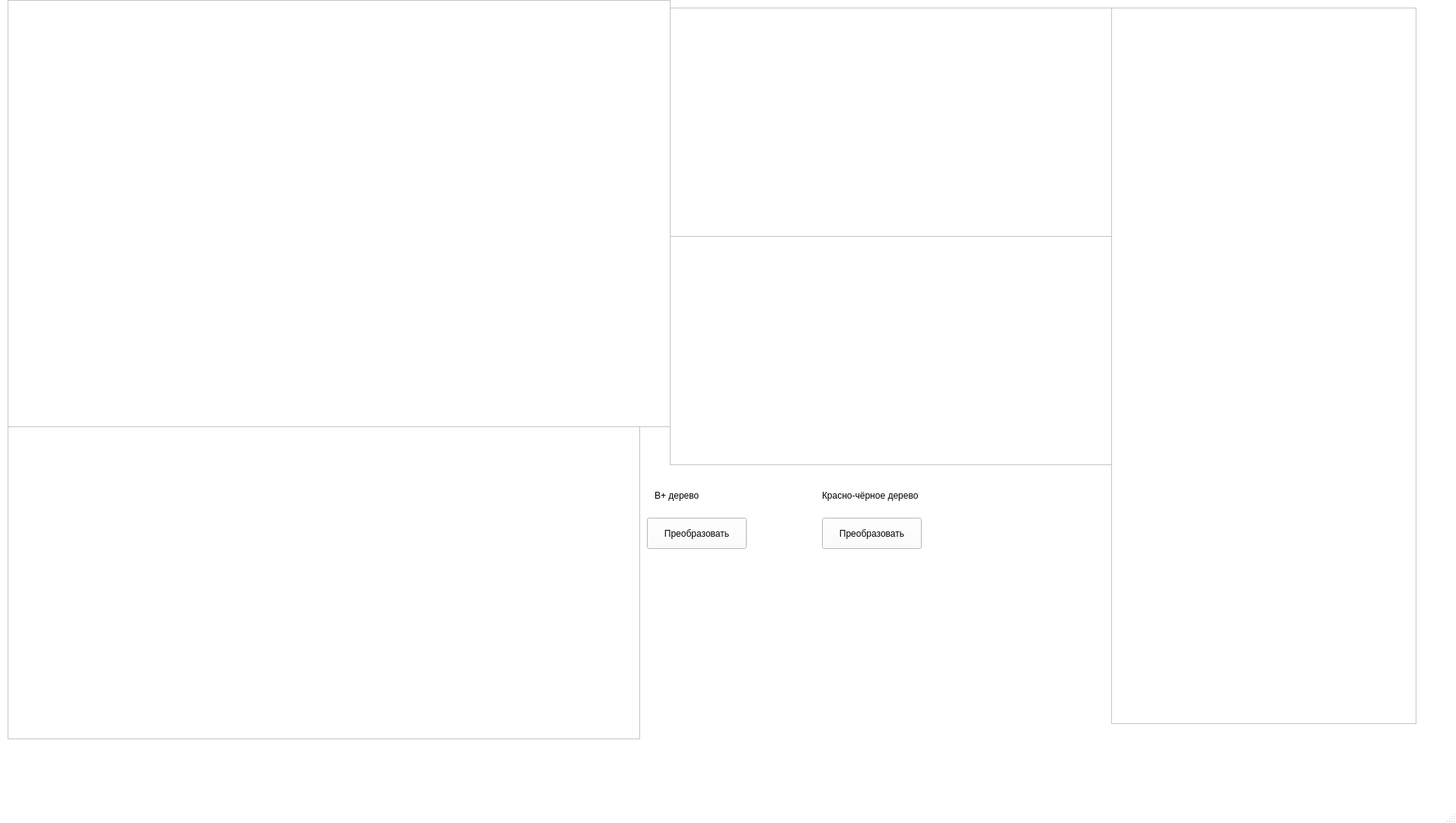
<?xml version="1.0" encoding="UTF-8"?>
<ui version="4.0">
 <class>TreeWindow</class>
 <widget class="QMainWindow" name="TreeWindow">
  <property name="geometry">
   <rect>
    <x>0</x>
    <y>0</y>
    <width>1913</width>
    <height>1081</height>
   </rect>
  </property>
  <property name="palette">
   <palette>
    <active>
     <colorrole role="WindowText">
      <brush brushstyle="SolidPattern">
       <color alpha="255">
        <red>0</red>
        <green>0</green>
        <blue>0</blue>
       </color>
      </brush>
     </colorrole>
     <colorrole role="Button">
      <brush brushstyle="SolidPattern">
       <color alpha="255">
        <red>255</red>
        <green>255</green>
        <blue>255</blue>
       </color>
      </brush>
     </colorrole>
     <colorrole role="Light">
      <brush brushstyle="SolidPattern">
       <color alpha="255">
        <red>255</red>
        <green>255</green>
        <blue>255</blue>
       </color>
      </brush>
     </colorrole>
     <colorrole role="Midlight">
      <brush brushstyle="SolidPattern">
       <color alpha="255">
        <red>255</red>
        <green>255</green>
        <blue>255</blue>
       </color>
      </brush>
     </colorrole>
     <colorrole role="Dark">
      <brush brushstyle="SolidPattern">
       <color alpha="255">
        <red>127</red>
        <green>127</green>
        <blue>127</blue>
       </color>
      </brush>
     </colorrole>
     <colorrole role="Mid">
      <brush brushstyle="SolidPattern">
       <color alpha="255">
        <red>170</red>
        <green>170</green>
        <blue>170</blue>
       </color>
      </brush>
     </colorrole>
     <colorrole role="Text">
      <brush brushstyle="SolidPattern">
       <color alpha="255">
        <red>0</red>
        <green>0</green>
        <blue>0</blue>
       </color>
      </brush>
     </colorrole>
     <colorrole role="BrightText">
      <brush brushstyle="SolidPattern">
       <color alpha="255">
        <red>255</red>
        <green>255</green>
        <blue>255</blue>
       </color>
      </brush>
     </colorrole>
     <colorrole role="ButtonText">
      <brush brushstyle="SolidPattern">
       <color alpha="255">
        <red>0</red>
        <green>0</green>
        <blue>0</blue>
       </color>
      </brush>
     </colorrole>
     <colorrole role="Base">
      <brush brushstyle="SolidPattern">
       <color alpha="255">
        <red>255</red>
        <green>255</green>
        <blue>255</blue>
       </color>
      </brush>
     </colorrole>
     <colorrole role="Window">
      <brush brushstyle="SolidPattern">
       <color alpha="255">
        <red>255</red>
        <green>255</green>
        <blue>255</blue>
       </color>
      </brush>
     </colorrole>
     <colorrole role="Shadow">
      <brush brushstyle="SolidPattern">
       <color alpha="255">
        <red>0</red>
        <green>0</green>
        <blue>0</blue>
       </color>
      </brush>
     </colorrole>
     <colorrole role="AlternateBase">
      <brush brushstyle="SolidPattern">
       <color alpha="255">
        <red>255</red>
        <green>255</green>
        <blue>255</blue>
       </color>
      </brush>
     </colorrole>
     <colorrole role="ToolTipBase">
      <brush brushstyle="SolidPattern">
       <color alpha="255">
        <red>255</red>
        <green>255</green>
        <blue>220</blue>
       </color>
      </brush>
     </colorrole>
     <colorrole role="ToolTipText">
      <brush brushstyle="SolidPattern">
       <color alpha="255">
        <red>0</red>
        <green>0</green>
        <blue>0</blue>
       </color>
      </brush>
     </colorrole>
     <colorrole role="PlaceholderText">
      <brush brushstyle="SolidPattern">
       <color alpha="127">
        <red>0</red>
        <green>0</green>
        <blue>0</blue>
       </color>
      </brush>
     </colorrole>
     <colorrole role="Accent">
      <brush brushstyle="SolidPattern">
       <color alpha="255">
        <red>255</red>
        <green>255</green>
        <blue>255</blue>
       </color>
      </brush>
     </colorrole>
    </active>
    <inactive>
     <colorrole role="WindowText">
      <brush brushstyle="SolidPattern">
       <color alpha="255">
        <red>0</red>
        <green>0</green>
        <blue>0</blue>
       </color>
      </brush>
     </colorrole>
     <colorrole role="Button">
      <brush brushstyle="SolidPattern">
       <color alpha="255">
        <red>255</red>
        <green>255</green>
        <blue>255</blue>
       </color>
      </brush>
     </colorrole>
     <colorrole role="Light">
      <brush brushstyle="SolidPattern">
       <color alpha="255">
        <red>255</red>
        <green>255</green>
        <blue>255</blue>
       </color>
      </brush>
     </colorrole>
     <colorrole role="Midlight">
      <brush brushstyle="SolidPattern">
       <color alpha="255">
        <red>255</red>
        <green>255</green>
        <blue>255</blue>
       </color>
      </brush>
     </colorrole>
     <colorrole role="Dark">
      <brush brushstyle="SolidPattern">
       <color alpha="255">
        <red>127</red>
        <green>127</green>
        <blue>127</blue>
       </color>
      </brush>
     </colorrole>
     <colorrole role="Mid">
      <brush brushstyle="SolidPattern">
       <color alpha="255">
        <red>170</red>
        <green>170</green>
        <blue>170</blue>
       </color>
      </brush>
     </colorrole>
     <colorrole role="Text">
      <brush brushstyle="SolidPattern">
       <color alpha="255">
        <red>0</red>
        <green>0</green>
        <blue>0</blue>
       </color>
      </brush>
     </colorrole>
     <colorrole role="BrightText">
      <brush brushstyle="SolidPattern">
       <color alpha="255">
        <red>255</red>
        <green>255</green>
        <blue>255</blue>
       </color>
      </brush>
     </colorrole>
     <colorrole role="ButtonText">
      <brush brushstyle="SolidPattern">
       <color alpha="255">
        <red>0</red>
        <green>0</green>
        <blue>0</blue>
       </color>
      </brush>
     </colorrole>
     <colorrole role="Base">
      <brush brushstyle="SolidPattern">
       <color alpha="255">
        <red>255</red>
        <green>255</green>
        <blue>255</blue>
       </color>
      </brush>
     </colorrole>
     <colorrole role="Window">
      <brush brushstyle="SolidPattern">
       <color alpha="255">
        <red>255</red>
        <green>255</green>
        <blue>255</blue>
       </color>
      </brush>
     </colorrole>
     <colorrole role="Shadow">
      <brush brushstyle="SolidPattern">
       <color alpha="255">
        <red>0</red>
        <green>0</green>
        <blue>0</blue>
       </color>
      </brush>
     </colorrole>
     <colorrole role="AlternateBase">
      <brush brushstyle="SolidPattern">
       <color alpha="255">
        <red>255</red>
        <green>255</green>
        <blue>255</blue>
       </color>
      </brush>
     </colorrole>
     <colorrole role="ToolTipBase">
      <brush brushstyle="SolidPattern">
       <color alpha="255">
        <red>255</red>
        <green>255</green>
        <blue>220</blue>
       </color>
      </brush>
     </colorrole>
     <colorrole role="ToolTipText">
      <brush brushstyle="SolidPattern">
       <color alpha="255">
        <red>0</red>
        <green>0</green>
        <blue>0</blue>
       </color>
      </brush>
     </colorrole>
     <colorrole role="PlaceholderText">
      <brush brushstyle="SolidPattern">
       <color alpha="127">
        <red>0</red>
        <green>0</green>
        <blue>0</blue>
       </color>
      </brush>
     </colorrole>
     <colorrole role="Accent">
      <brush brushstyle="SolidPattern">
       <color alpha="255">
        <red>255</red>
        <green>255</green>
        <blue>255</blue>
       </color>
      </brush>
     </colorrole>
    </inactive>
    <disabled>
     <colorrole role="WindowText">
      <brush brushstyle="SolidPattern">
       <color alpha="255">
        <red>127</red>
        <green>127</green>
        <blue>127</blue>
       </color>
      </brush>
     </colorrole>
     <colorrole role="Button">
      <brush brushstyle="SolidPattern">
       <color alpha="255">
        <red>255</red>
        <green>255</green>
        <blue>255</blue>
       </color>
      </brush>
     </colorrole>
     <colorrole role="Light">
      <brush brushstyle="SolidPattern">
       <color alpha="255">
        <red>255</red>
        <green>255</green>
        <blue>255</blue>
       </color>
      </brush>
     </colorrole>
     <colorrole role="Midlight">
      <brush brushstyle="SolidPattern">
       <color alpha="255">
        <red>255</red>
        <green>255</green>
        <blue>255</blue>
       </color>
      </brush>
     </colorrole>
     <colorrole role="Dark">
      <brush brushstyle="SolidPattern">
       <color alpha="255">
        <red>127</red>
        <green>127</green>
        <blue>127</blue>
       </color>
      </brush>
     </colorrole>
     <colorrole role="Mid">
      <brush brushstyle="SolidPattern">
       <color alpha="255">
        <red>170</red>
        <green>170</green>
        <blue>170</blue>
       </color>
      </brush>
     </colorrole>
     <colorrole role="Text">
      <brush brushstyle="SolidPattern">
       <color alpha="255">
        <red>127</red>
        <green>127</green>
        <blue>127</blue>
       </color>
      </brush>
     </colorrole>
     <colorrole role="BrightText">
      <brush brushstyle="SolidPattern">
       <color alpha="255">
        <red>255</red>
        <green>255</green>
        <blue>255</blue>
       </color>
      </brush>
     </colorrole>
     <colorrole role="ButtonText">
      <brush brushstyle="SolidPattern">
       <color alpha="255">
        <red>127</red>
        <green>127</green>
        <blue>127</blue>
       </color>
      </brush>
     </colorrole>
     <colorrole role="Base">
      <brush brushstyle="SolidPattern">
       <color alpha="255">
        <red>255</red>
        <green>255</green>
        <blue>255</blue>
       </color>
      </brush>
     </colorrole>
     <colorrole role="Window">
      <brush brushstyle="SolidPattern">
       <color alpha="255">
        <red>255</red>
        <green>255</green>
        <blue>255</blue>
       </color>
      </brush>
     </colorrole>
     <colorrole role="Shadow">
      <brush brushstyle="SolidPattern">
       <color alpha="255">
        <red>0</red>
        <green>0</green>
        <blue>0</blue>
       </color>
      </brush>
     </colorrole>
     <colorrole role="AlternateBase">
      <brush brushstyle="SolidPattern">
       <color alpha="255">
        <red>255</red>
        <green>255</green>
        <blue>255</blue>
       </color>
      </brush>
     </colorrole>
     <colorrole role="ToolTipBase">
      <brush brushstyle="SolidPattern">
       <color alpha="255">
        <red>255</red>
        <green>255</green>
        <blue>220</blue>
       </color>
      </brush>
     </colorrole>
     <colorrole role="ToolTipText">
      <brush brushstyle="SolidPattern">
       <color alpha="255">
        <red>0</red>
        <green>0</green>
        <blue>0</blue>
       </color>
      </brush>
     </colorrole>
     <colorrole role="PlaceholderText">
      <brush brushstyle="SolidPattern">
       <color alpha="127">
        <red>127</red>
        <green>127</green>
        <blue>127</blue>
       </color>
      </brush>
     </colorrole>
     <colorrole role="Accent">
      <brush brushstyle="SolidPattern">
       <color alpha="255">
        <red>255</red>
        <green>255</green>
        <blue>255</blue>
       </color>
      </brush>
     </colorrole>
    </disabled>
   </palette>
  </property>
  <property name="windowTitle">
   <string>TreeWindow</string>
  </property>
  <property name="autoFillBackground">
   <bool>false</bool>
  </property>
  <widget class="QWidget" name="centralwidget">
   <widget class="QTextBrowser" name="textBrowser_2">
    <property name="geometry">
     <rect>
      <x>1460</x>
      <y>10</y>
      <width>401</width>
      <height>941</height>
     </rect>
    </property>
   </widget>
   <widget class="QGraphicsView" name="graphicsView">
    <property name="geometry">
     <rect>
      <x>10</x>
      <y>0</y>
      <width>871</width>
      <height>561</height>
     </rect>
    </property>
   </widget>
   <widget class="QGraphicsView" name="graphicsView_2">
    <property name="geometry">
     <rect>
      <x>10</x>
      <y>560</y>
      <width>831</width>
      <height>411</height>
     </rect>
    </property>
   </widget>
   <widget class="QGraphicsView" name="graphicsView_3">
    <property name="geometry">
     <rect>
      <x>880</x>
      <y>10</y>
      <width>581</width>
      <height>301</height>
     </rect>
    </property>
   </widget>
   <widget class="QGraphicsView" name="graphicsView_4">
    <property name="geometry">
     <rect>
      <x>880</x>
      <y>310</y>
      <width>581</width>
      <height>301</height>
     </rect>
    </property>
   </widget>
   <widget class="QLabel" name="label">
    <property name="geometry">
     <rect>
      <x>860</x>
      <y>640</y>
      <width>81</width>
      <height>21</height>
     </rect>
    </property>
    <property name="text">
     <string>B+ дерево</string>
    </property>
   </widget>
   <widget class="QLabel" name="label_2">
    <property name="geometry">
     <rect>
      <x>1080</x>
      <y>640</y>
      <width>171</width>
      <height>21</height>
     </rect>
    </property>
    <property name="text">
     <string>Красно-чёрное дерево</string>
    </property>
   </widget>
   <widget class="QPushButton" name="BPlusButton">
    <property name="geometry">
     <rect>
      <x>850</x>
      <y>680</y>
      <width>131</width>
      <height>41</height>
     </rect>
    </property>
    <property name="text">
     <string>Преобразовать</string>
    </property>
   </widget>
   <widget class="QPushButton" name="RBTreeButton">
    <property name="geometry">
     <rect>
      <x>1080</x>
      <y>680</y>
      <width>131</width>
      <height>41</height>
     </rect>
    </property>
    <property name="text">
     <string>Преобразовать</string>
    </property>
   </widget>
  </widget>
  <widget class="QMenuBar" name="menubar">
   <property name="geometry">
    <rect>
     <x>0</x>
     <y>0</y>
     <width>1913</width>
     <height>26</height>
    </rect>
   </property>
  </widget>
  <widget class="QStatusBar" name="statusbar"/>
 </widget>
 <resources/>
 <connections/>
</ui>
